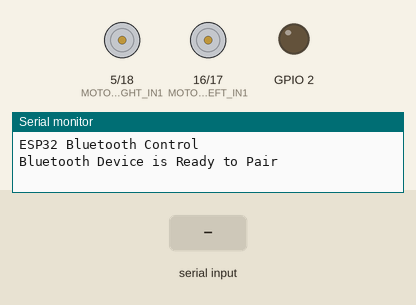
Simulated run of this program. Board: ESP32. On the bench: motor-driver pin pairs drawn as motors (green arrow = first pin HIGH = forward, orange = second pin HIGH = backward, longer = more drive, scaled by the enable pin), output pins drawn as LEDs (lit = HIGH), the last lines printed to the serial monitor. Inputs (shaded band) come from the test bench. Nothing arrives over Bluetooth unless stated.

Above: at 1.2 s.
1.3 s: "1" received over the second serial link
At 2.1 s:
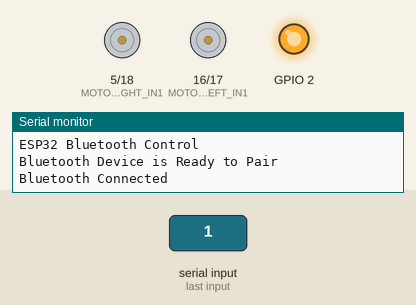
4.3 s: "0" received over the second serial link
At 5.8 s:
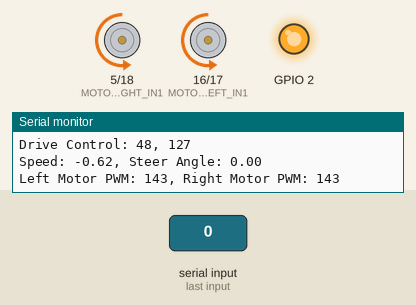
Timing chart, 0 to 7.8 s (numbered marks = the images above; inputs shaded):
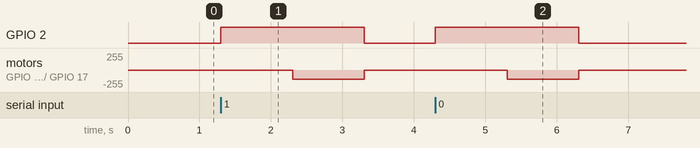

Measured:
- after the input at 1.3 s, GPIO 2: LOW → HIGH at once, → LOW 2.0 s later; motor on GPIO 5 (MOTORS_RIGHT_IN1) / GPIO 18 (MOTORS_RIGHT_IN2), motor on GPIO 16 (MOTORS_LEFT_IN1) / GPIO 17 (MOTORS_LEFT_IN2): stopped → backward 140/255 after 1.0 s, → stopped 1.0 s later
- after the input at 4.3 s, GPIO 2: LOW → HIGH at once, → LOW 2.0 s later; motor on GPIO 5 (MOTORS_RIGHT_IN1) / GPIO 18 (MOTORS_RIGHT_IN2), motor on GPIO 16 (MOTORS_LEFT_IN1) / GPIO 17 (MOTORS_LEFT_IN2): stopped → backward 142/255 after 1.0 s, → stopped 1.0 s later

The program:

main.cpp
```cpp
#include <Arduino.h>
#include <BluetoothSerial.h>

BluetoothSerial bt;

int ledState = 0;
unsigned long previousMillis = 0;
unsigned long lastDataReceived = 0;
const unsigned long DATA_TIMEOUT = 1000;
bool isConnected = false;

const char *btName = "ESP32-Dark";

const int pwmFreq = 1000;
const int pwmResolution = 8;
const int pwmChannel1 = 0;
const int pwmChannel2 = 1;

const int MOTORS_LEFT_IN1 = 16;
const int MOTORS_LEFT_IN2 = 17;
const int MOTORS_LEFT_EN = 4;

const int MOTORS_RIGHT_IN1 = 5;
const int MOTORS_RIGHT_IN2 = 18;
const int MOTORS_RIGHT_EN = 15;

double steerAngle = 0;
double speed = 0;

void setAngle(int angle) { steerAngle = (angle - 127) / 127.0; }

void setSpeed(int speedVal) { speed = (speedVal - 127) / 127.0; }

const int DRIVE_CONTROL_SIZE = 3;
uint8_t *driveControl;

void setupMotorDrivers();
void runMotors();
void setupBuffers();
void stopMotors();

void setup() {
  setupMotorDrivers();
  Serial.begin(115200);
  bt.begin(btName);

  pinMode(BUILTIN_LED, OUTPUT);
  digitalWrite(BUILTIN_LED, LOW);

  Serial.println("ESP32 Bluetooth Control");
  Serial.println("Bluetooth Device is Ready to Pair");

  previousMillis = millis();

  setupBuffers();
}

void loop() {
  if (!bt.connected()) {
    if (isConnected) {
      stopMotors();
      isConnected = false;
      digitalWrite(BUILTIN_LED, LOW);
    }
    unsigned long current = millis();
    if (current - previousMillis >= 1000) {
      previousMillis = current;
      ledState = !ledState;
      digitalWrite(BUILTIN_LED, ledState);
    }
  }
  if (bt.available()) {
    if (!isConnected) {
      isConnected = true;
      digitalWrite(BUILTIN_LED, HIGH);
      Serial.println("Bluetooth Connected");
    }
    bt.readBytes(driveControl, DRIVE_CONTROL_SIZE);
    Serial.print("Drive Control: ");
    Serial.print(driveControl[0]);
    Serial.print(", ");
    Serial.println(driveControl[1]);

    int speedRaw = driveControl[0];
    int steerRaw = driveControl[1];

    setSpeed(speedRaw);
    setAngle(steerRaw);

    Serial.print("Speed: ");
    Serial.print(speed);
    Serial.print(", Steer Angle: ");
    Serial.println(steerAngle);

    runMotors();
    lastDataReceived = millis();
  }

  if (isConnected && (millis() - lastDataReceived >= DATA_TIMEOUT)) {
    stopMotors();
    isConnected = false;
    digitalWrite(BUILTIN_LED, LOW);
    Serial.println("Bluetooth Data Timeout - Motors Stopped");
  }
}

void setupMotorDrivers() {
  pinMode(MOTORS_LEFT_IN1, OUTPUT);
  pinMode(MOTORS_LEFT_IN2, OUTPUT);
  pinMode(MOTORS_RIGHT_IN1, OUTPUT);
  pinMode(MOTORS_RIGHT_IN2, OUTPUT);

  digitalWrite(MOTORS_LEFT_IN1, LOW);
  digitalWrite(MOTORS_LEFT_IN2, LOW);
  digitalWrite(MOTORS_RIGHT_IN1, LOW);
  digitalWrite(MOTORS_RIGHT_IN2, LOW);

  ledcSetup(pwmChannel1, pwmFreq, pwmResolution);
  ledcSetup(pwmChannel2, pwmFreq, pwmResolution);

  ledcAttachPin(MOTORS_LEFT_EN, pwmChannel1);
  ledcAttachPin(MOTORS_RIGHT_EN, pwmChannel2);

  ledcWrite(pwmChannel1, 0);
  ledcWrite(pwmChannel2, 0);
}

void runMotors() {
  double leftMotorSpeed = speed;
  double rightMotorSpeed = speed;

  if (speed == 0) {
    if (steerAngle > 0) {
      leftMotorSpeed = steerAngle;
      rightMotorSpeed = -steerAngle;
    } else if (steerAngle < 0) {
      leftMotorSpeed = steerAngle;
      rightMotorSpeed = -steerAngle;
    }
  } else if (speed > 0) {
    if (steerAngle > 0) {
      rightMotorSpeed -= abs(steerAngle);
      rightMotorSpeed = constrain(rightMotorSpeed, 0.0, 1.0);
      leftMotorSpeed += abs(steerAngle);
      leftMotorSpeed = constrain(leftMotorSpeed, 0.0, 1.0);
    } else if (steerAngle < 0) {
      leftMotorSpeed -= abs(steerAngle);
      leftMotorSpeed = constrain(leftMotorSpeed, 0.0, 1.0);
      rightMotorSpeed += abs(steerAngle);
      rightMotorSpeed = constrain(rightMotorSpeed, 0.0, 1.0);
    }
  } else if (speed < 0) {
    if (steerAngle > 0) {
      rightMotorSpeed += abs(steerAngle);
      rightMotorSpeed = constrain(rightMotorSpeed, -1.0, 0.0);
      leftMotorSpeed -= abs(steerAngle);
      leftMotorSpeed = constrain(leftMotorSpeed, -1.0, 0.0);
    } else if (steerAngle < 0) {
      leftMotorSpeed += abs(steerAngle);
      leftMotorSpeed = constrain(leftMotorSpeed, -1.0, 0.0);
      rightMotorSpeed -= abs(steerAngle);
      rightMotorSpeed = constrain(rightMotorSpeed, -1.0, 0.0);
    }
  }

  if (leftMotorSpeed > 0) {
    digitalWrite(MOTORS_LEFT_IN1, HIGH);
    digitalWrite(MOTORS_LEFT_IN2, LOW);
  } else if (leftMotorSpeed < 0) {
    digitalWrite(MOTORS_LEFT_IN1, LOW);
    digitalWrite(MOTORS_LEFT_IN2, HIGH);
  } else {
    digitalWrite(MOTORS_LEFT_IN1, LOW);
    digitalWrite(MOTORS_LEFT_IN2, LOW);
  }

  if (rightMotorSpeed > 0) {
    digitalWrite(MOTORS_RIGHT_IN1, HIGH);
    digitalWrite(MOTORS_RIGHT_IN2, LOW);
  } else if (rightMotorSpeed < 0) {
    digitalWrite(MOTORS_RIGHT_IN1, LOW);
    digitalWrite(MOTORS_RIGHT_IN2, HIGH);
  } else {
    digitalWrite(MOTORS_RIGHT_IN1, LOW);
    digitalWrite(MOTORS_RIGHT_IN2, LOW);
  }

  int leftPWM = min(230, (int)(abs(leftMotorSpeed) * 230));
  int rightPWM = min(230, (int)(abs(rightMotorSpeed) * 230));

  ledcWrite(pwmChannel1, leftPWM);
  ledcWrite(pwmChannel2, rightPWM);

  Serial.print("Left Motor PWM: ");
  Serial.print(leftPWM);
  Serial.print(", Right Motor PWM: ");
  Serial.println(rightPWM);
}

void setupBuffers() {
  driveControl = (uint8_t *)malloc(DRIVE_CONTROL_SIZE * sizeof(uint8_t));
  if (driveControl == NULL) {
    Serial.println("Memory allocation failed");
    return;
  }
  driveControl[0] = 127;
  driveControl[1] = 127;
}

void stopMotors() {
  digitalWrite(MOTORS_LEFT_IN1, LOW);
  digitalWrite(MOTORS_LEFT_IN2, LOW);
  digitalWrite(MOTORS_RIGHT_IN1, LOW);
  digitalWrite(MOTORS_RIGHT_IN2, LOW);

  ledcWrite(pwmChannel1, 0);
  ledcWrite(pwmChannel2, 0);
}
```
